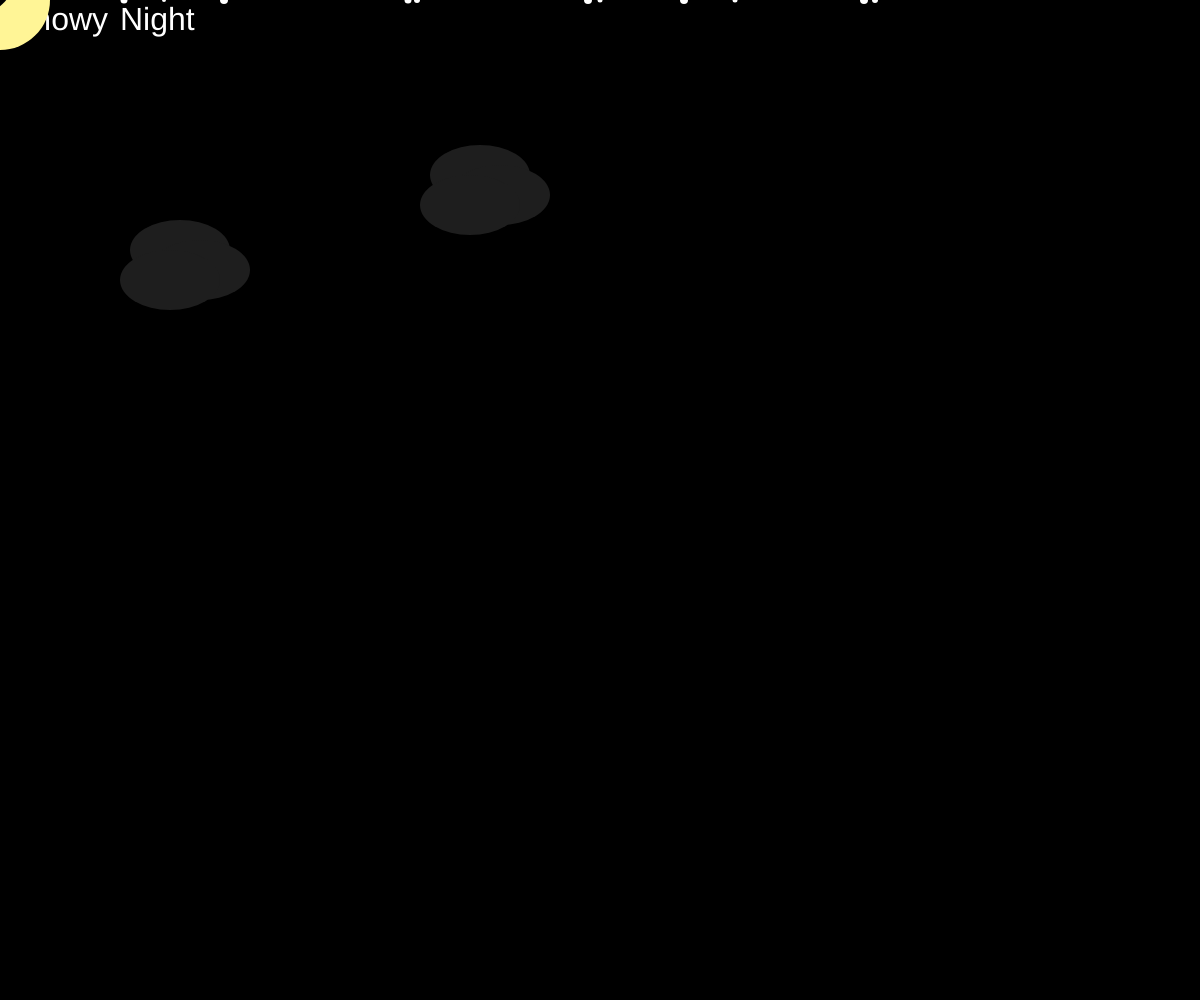
Frame 1 (no input)
Frame 60 (no input): identical to frame 1, image omitted
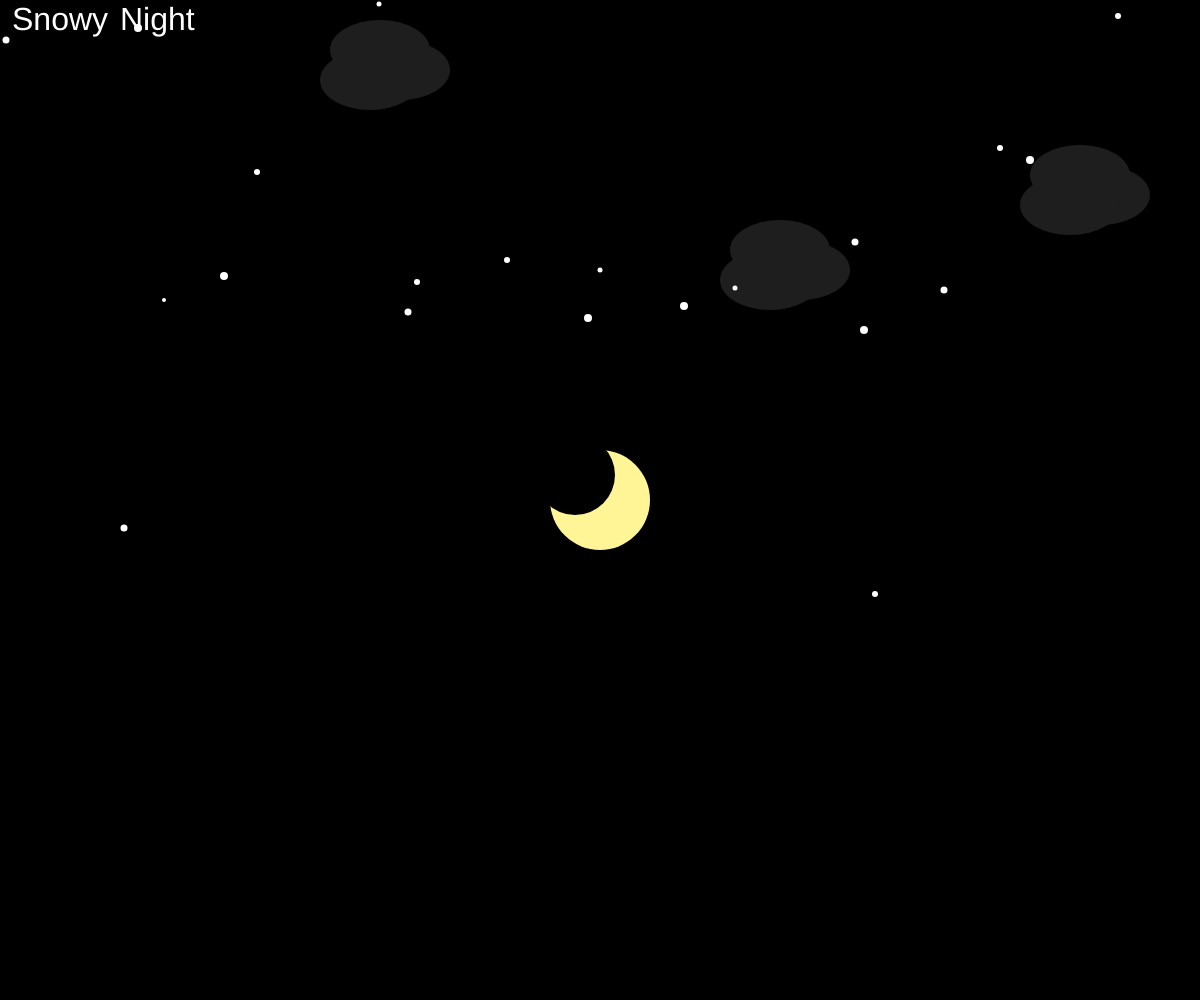
Frame 120 (the mouse pressed at the canvas centre since frame 60)

The p5.js sketch that drew these frames (run headless with seeded random() and noise() and a simulated clock; from frame 60 on, the mouse is pressed at the canvas centre):

// p5.js sketch
// ── sketch.js
//create title array
var title = ["Snowy", "Night"];
var index = 0;

function setup() {
    createCanvas( windowWidth, windowHeight );
}

var snowHeight = 0;

function draw() {
  noCursor()
  background(0)

fill(255);
textSize(32);
text(title[0],12,30);
text(title[1],120,30);

push()
//moon sandbox
noStroke()
fill(255, 245, 150);
ellipse(mouseX, mouseY, 100, 100)
//yellow moon
noStroke()
fill(0)
ellipse(mouseX - 25, mouseY - 25, 80, 80)
//crescent
pop()
//moon sandbox end

//makes clouds
drawClouds(50,500)
drawClouds(0,100)
drawClouds(500,50)
drawClouds(900,250)
drawClouds(1200,175)
drawClouds(-500,225)
drawClouds(-100,600)

noStroke()
fill(250);
rect(0, windowHeight, windowWidth, snowHeight);
//snowy ground
snowHeight = snowHeight-0.1;
//snowy ground rises with snow

push()
//snowflakes falling sandbox
translate(windowWidth/2, 0)
noStroke()
fill(255);
ellipse(0, mouseX * 0.45, 5, 5)
//middle example snowflake

drawSnowflake(-300,0.65,7)
drawSnowflake(-414,0.50,6)
drawSnowflake(519,0.89,6)
drawSnowflake(-531,0.47,4)
//maybe this will make the snowlfakes easier to create
//drawSnowflake(random(-720,720),random(0.45,1),random(3,8))
//nope...
//maybe variables will solve this
//drawSnowflake(snowflake1,snowflake2,snowflake3)
//nope...
//drawSnowflake(random1(), random2(), random3())

//make functions that returns random number once?
//function random1(){
  //var i  = random(-720,720);
  //if(i>(-720)) return x;
  //var x = i;
//}
//function random2(){
  //var i  = 0;
  //if(i<=0.44) return random(0.45,1);
  //return i;
//}
//function random3(){
  //var i  = 0;
  //if(i<=2) return random(3,8);
  //return i;
//}

//I FAILED - Have to do it by hand

drawSnowflake(-476,0.88,0,7)
drawSnowflake(275,0.99,0,6)
drawSnowflake(-376,0.46,0,8)
drawSnowflake(-183,0.47,0,6)
drawSnowflake(135,0.48,0,5)
drawSnowflake(-617,0.49,0,7)
drawSnowflake(-436,0.50,0,4)
drawSnowflake(84,0.51,0,8)
drawSnowflake(-192,0.52,0,7)
drawSnowflake(-12,0.53,0,8)
drawSnowflake(-93,0.60,100,6)
drawSnowflake(344,0.65,100,7)
drawSnowflake(264,0.55,0,8)
drawSnowflake(255,0.57,100,7)
drawSnowflake(400,0.58,200,6)
drawSnowflake(430,0.60,200,8)
drawSnowflake(-343,0.62,200,6)
drawSnowflake(-625,0.64,200,7)
drawSnowflake(70,0.70,500,8)
drawSnowflake(382,0.72,500,6)
drawSnowflake(-488,0.74,500,5)
drawSnowflake(500,0.76,500,7)
drawSnowflake(304,0.78,500,6)
drawSnowflake(-16,0.80,500,8)
drawSnowflake(176,0.82,500,7)
drawSnowflake(-221,0.84,500,5)
drawSnowflake(518,0.86,500,6)
drawSnowflake(-462,0.88,500,8)
drawSnowflake(-594,0.90,500,7)
drawSnowflake(-670,0.92,700,6)
drawSnowflake(-563,0.94,700,5)
drawSnowflake(-546,0.96,700,7)
drawSnowflake(652,0.98,700,8)
drawSnowflake(636,1.00,700,5)
drawSnowflake(201,1.02,700,6)
drawSnowflake(-531,1.04,700,8)
drawSnowflake(98,1.06,700,7)
drawSnowflake(-188,1.08,900,5)
drawSnowflake(243,1.10,900,4)
drawSnowflake(-574,1.12,900,7)
drawSnowflake(501,1.14,900,6)
drawSnowflake(564,1.16,900,8)
drawSnowflake(-520,1.18,900,5)
drawSnowflake(221,1.20,900,6)
drawSnowflake(-194,1.22,900,4)
drawSnowflake(-381,1.24,1200,6)
drawSnowflake(-691,1.26,1200,5)
drawSnowflake(-447,1.28,1200,7)
drawSnowflake(491,1.30,1200,4)
drawSnowflake(240,1.32,1200,8)
drawSnowflake(13,1.34,1200,6)
drawSnowflake(48,1.36,1200,5)
drawSnowflake(105,1.38,1200,7)
drawSnowflake(-647,1.40,1500,6)
drawSnowflake(123,1.42,1500,8)
drawSnowflake(-249,1.44,1500,5)
drawSnowflake(-194,1.46,1500,4)
drawSnowflake(429,1.48,1500,7)
drawSnowflake(-634,1.50,1500,6)
drawSnowflake(632,1.52,1500,4)
drawSnowflake(500,1.54,1500,5)
drawSnowflake(-226,1.56,1800,7)
drawSnowflake(189,1.58,1800,6)
drawSnowflake(-439,1.60,1800,8)
drawSnowflake(647,1.62,1800,4)
drawSnowflake(-429,1.64,1800,5)
drawSnowflake(477,1.66,1800,7)
drawSnowflake(-266,1.68,1800,6)

//SNOWFLAKE FUNCTION
function drawSnowflake(pos_x, speed, level, size){
push()
  noStroke()
  fill(255);
  ellipse(pos_x, mouseX * speed - level, size, size)
pop()
}

//CLOUD FUNCTION
function drawClouds(pos_x, pos_y){
  push()
    noStroke()
    fill(30);
    ellipse(mouseX + pos_x - 720, pos_y, 100, 60)
    noStroke()
    fill(30);
    ellipse(mouseX + pos_x - 720 + 20, pos_y + 20, 100, 60)
    noStroke()
    fill(30);
    ellipse(mouseX + pos_x - 720 - 10, pos_y + 30, 100, 60)
  pop()
}

pop()
//end of snow falling sanbox
}
